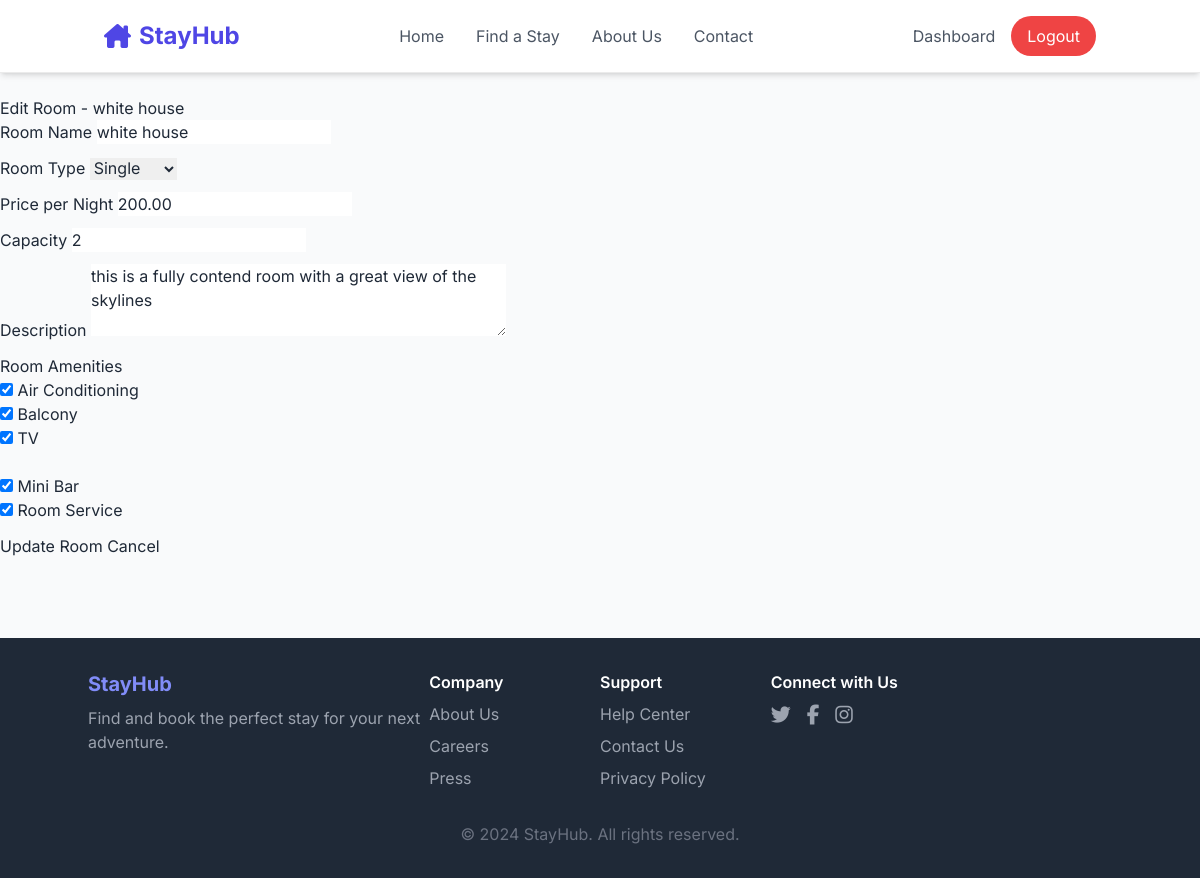
Screenshot of /room/1/edit/ (signed in) with the database file from the repository.
### properties/models.py (models this page shows, shortened)
class Room(models.Model):
    ROOM_TYPES = (
        ('single', 'Single'),
        ('double', 'Double'),
        ('twin', 'Twin'),
        ('suite', 'Suite'),
        ('family', 'Family'),
        ('deluxe', 'Deluxe'),
    )
    property = models.ForeignKey(Property, on_delete=models.CASCADE)
    room_type = models.CharField(max_length=20, choices=ROOM_TYPES)
    name = models.CharField(max_length=100)
    description = models.TextField()
    price_per_night = models.DecimalField(max_digits=10, decimal_places=2)
    capacity = models.PositiveIntegerField()
    total_rooms = models.PositiveIntegerField(default=1)
    air_conditioning = models.BooleanField(default=False)
    balcony = models.BooleanField(default=False)
    tv = models.BooleanField(default=False)
    mini_bar = models.BooleanField(default=False)
    room_service = models.BooleanField(default=False)
    is_available = models.BooleanField(default=True)

### properties/views.py (the view, shortened to what this page needs)
# urls.py: path('room/<int:pk>/edit/',views.RoomUpdateView.as_view(),name='room_update'),
class RoomUpdateView(UpdateView):
    model = Room
    form_class = RoomForm
    template_name = 'properties/room_form.html'
    def get_queryset(self):
        return Room.objects.filter(property__owner=self.request.user)
    def get_context_data(self, **kwargs):
        context = super().get_context_data(**kwargs)
        context['property'] = self.object.property if self.object else None
        return context

### properties/forms.py
class RoomForm(forms.ModelForm):
    class Meta:
        model = Room
        fields = [
            'name', 'room_type', 'description', 'price_per_night',
            'capacity', 'total_rooms', 'air_conditioning', 'balcony',
            'tv', 'mini_bar', 'room_service'
        ]
        widgets = {
            'description': forms.Textarea(attrs={'rows': 3, 'class': 'form-control'}),
            'name': forms.TextInput(attrs={'class': 'form-control', 'placeholder': 'Enter room name'}),
            'price_per_night': forms.NumberInput(attrs={'class': 'form-control', 'min': '0', 'step': '0.01'}),
            'capacity': forms.NumberInput(attrs={'class': 'form-control', 'min': '1'}),
            'total_rooms': forms.NumberInput(attrs={'class': 'form-control', 'min': '1'}),
            'room_type': forms.Select(attrs={'class': 'form-control'}),
        }
        help_text = {
            'capacity': 'Maximum number of guests allowed',
            'total_rooms': 'Number of rooms of this type available',
            'price_per_night': 'Price per night in USD',
        }

### templates/properties/room_form.html (shortened to what this page needs)
{% extends 'base.html' %}
{% block content %}
<div class="container py-4">
    <div class="row justify-content-center">
        <div class="col-md-8">
            <div class="card">
                <div class="card-header">
                    <h2 class="card-title mb-0">
                        {% if form.instance.pk %}
                            Edit Room - {{ form.instance.name }}
                        {% else %}
                            Add New Room to {{ property.name }}
                        {% endif %}
                    </h2>
                </div>
                <div class="card-body">
                    <form method="post" enctype="multipart/form-data">
                        <div class="row">
                            <div class="col-md-6">
                                <div class="mb-3">
                                    <label for="{{ form.name.id_for_label }}" class="form-label">Room Name</label>
                                    {{ form.name }}
                                </div>
                            </div>
                            <div class="col-md-6">
                                <div class="mb-3">
                                    <label for="{{ form.room_type.id_for_label }}" class="form-label">Room Type</label>
                                    {{ form.room_type }}
                                </div>
                            </div>
                        </div>
                        <div class="row">
                            <div class="col-md-6">
                                <div class="mb-3">
                                    <label for="{{ form.price_per_night.id_for_label }}" class="form-label">Price per Night</label>
                                    {{ form.price_per_night }}
                                </div>
                            </div>
                            <div class="col-md-6">
                                <div class="mb-3">
                                    <label for="{{ form.capacity.id_for_label }}" class="form-label">Capacity</label>
                                    {{ form.capacity }}
                                </div>
                            </div>
                        </div>
                        <div class="mb-3">
                            <label for="{{ form.description.id_for_label }}" class="form-label">Description</label>
                            {{ form.description }}
                        </div>
                        <div class="row mb-3">
                            <div class="col-md-6">
                                <label class="form-label">Room Amenities</label>
                                <div class="form-check">
                                    {{ form.air_conditioning }}
                                    <label class="form-check-label" for="{{ form.air_conditioning.id_for_label }}">
                                        Air Conditioning
                                    </label>
                                </div>
                                <div class="form-check">
                                    {{ form.balcony }}
                                    <label class="form-check-label" for="{{ form.balcony.id_for_label }}">
                                        Balcony
                                    </label>
                                </div>
                                <div class="form-check">
                                    {{ form.tv }}
                                    <label class="form-check-label" for="{{ form.tv.id_for_label }}">
                                        TV
                                    </label>
                                </div>
                            </div>
                            <div class="col-md-6">
                                <label class="form-label">&nbsp;</label>
                                <div class="form-check">
                                    {{ form.mini_bar }}
                                    <label class="form-check-label" for="{{ form.mini_bar.id_for_label }}">
                                        Mini Bar
                                    </label>
                                </div>
                                <div class="form-check">
                                    {{ form.room_service }}
                                    <label class="form-check-label" for="{{ form.room_service.id_for_label }}">
                                        Room Service
                                    </label>
                                </div>
                            </div>
                        </div>
                        <div class="d-grid gap-2">
                            <button type="submit" class="btn btn-primary">
                                {% if form.instance.pk %}Update{% else %}Add{% endif %} Room
                            </button>
                            {% if property %}
                                <a href="{% url 'properties:vendor_property_detail' property.pk %}" class="btn btn-secondary">Cancel</a>
                            {% else %}
                                <a href="{% url 'properties:vendor_properties' %}" class="btn btn-secondary">Cancel</a>
                            {% endif %}
                        </div>
                    </form>
                </div>
            </div>
        </div>
    </div>
</div>
{% endblock %}

### templates/base.html (style rules this page uses)
body { font-family: 'Inter', sans-serif; background-color: #f8fafc; color: #1f2937; }
body { font-family: 'Inter', sans-serif; background-color: #f8fafc; }

### rows the page displays
Room: instance.name "white house", name "white house", room_type "Single", price_per_night "200.00", capacity "2", description "this is a fully contend room with a great view of the skylines", air_conditioning "☑", balcony "☑", tv "☑", mini_bar "☑", room_service "☑"
